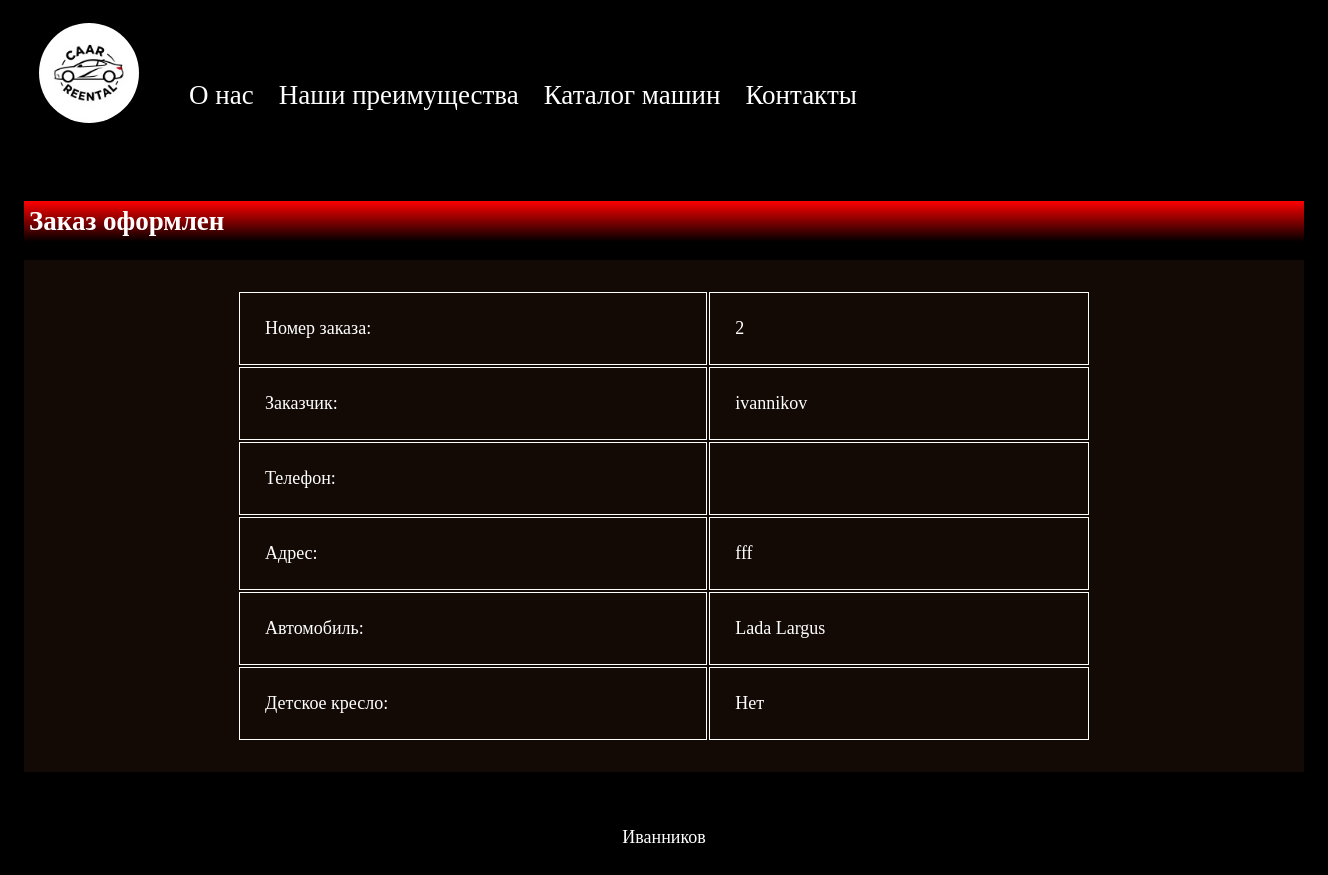
Page /orders/2/ on the committed database.
### catalog/models.py (models this page shows)
class Order(models.Model):
    phone = models.CharField(max_length=12, null=False, blank=False)
    delivery_address = models.TextField(null=False, blank=True, max_length=100)
    babyseat = models.BooleanField(verbose_name="Добавить детское кресло", default=False)
    created_at = models.DateTimeField(auto_now_add=True)
    car = models.ForeignKey(Car, on_delete=models.PROTECT)
    user = models.ForeignKey(User, on_delete=models.PROTECT)

class Car(models.Model):
    name = models.CharField(max_length=100)
    carmodel = models.CharField(max_length=100)
    description = models.TextField(null=False, blank=True)
    price = models.DecimalField(default=0, max_digits=8, decimal_places=2)
    discount = models.SmallIntegerField(default=0)
    created_at = models.DateTimeField(auto_now_add=True)
    archived = models.BooleanField(default=False)
    img = models.ImageField(null=True, blank=True, upload_to=upload_img)

### catalog/views.py (the view)
# urls.py: path("orders/<int:pk>/",  order_info, name="order_info"),
def order_info(request: HttpRequest, pk):
    context = {"order": Order.objects.get(pk=pk)}
    return render(request, "catalog/catalog-order_info.html", context=context)

### catalog/templates/catalog/catalog-order_info.html (shortened to what this page needs)
{% extends "catalog/base-catalog.html" %}
{% load static %}
{% block main %}
<h1 class="h1">
    Заказ оформлен
    </h1>
    <div class="card">
        <table class="table">
            <tr>
        <td>Номер заказа: </td>
        <td>{{ order.pk }}
            </td>
        </tr>
        <tr>
            <td>
                Заказчик:
            </td>
            <td>
                {{ order.user }}
            </td>
        </tr>
        <tr>
            <td>
                Телефон:
            </td>
            <td>
            </td>
        </tr>
        <tr>
        <td>Адрес:</td>
        <td>{{ order.delivery_address }}</td>
        </tr>
        <tr>
            <td>
                Автомобиль:
            </td>
            <td>{{ order.car.name }}</td>
        </tr>
        <tr>
        <td>Детское кресло: </td>
        {% if order.babyseat %}
        <td>да</td>
        {% else %}
        <td>Нет</td>
        {% endif %}
        </tr>
        </table>
    </div>
{% endblock %}

### catalog/static/style.css (style rules this page uses)
html { color: white; font-size: 18px; }
body { background-color: black; }
.h1, h2 { background:linear-gradient(180deg, red, black); padding: 5px; font-size: 1.5rem; }
.card { display: flex; gap: 50px; background-color: #130A06; padding: 30px; margin-bottom: 30px; }
.table { width: 70%; margin: 0 auto; }
.table td { border: 1px solid white; padding: 25px; }

### rows in the picture
Order: pk "2", user "ivannikov", delivery_address "fff", car.name "Lada Largus"
